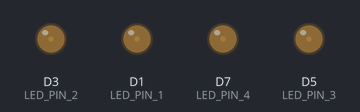
Simulated run of this sketch. Board: ESP8266 (NodeMCU). Parts: output pins drawn as LEDs (lit = HIGH).

Above: at 0.05 s.
At 0.3 s:
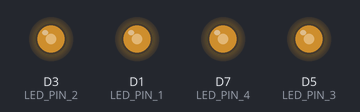
At 0.4 s:
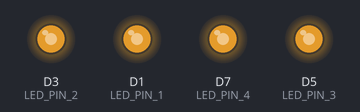
At 2.0 s:
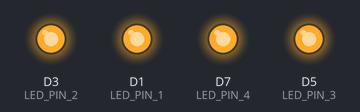
At 3.95 s:
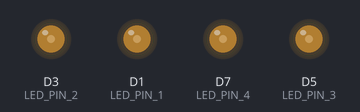
Timing chart, 0 to 5.3 s (numbered marks = the images above):
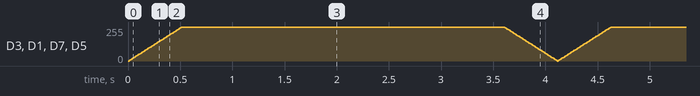

The sketch:

lampu_rotator.ino
```cpp
#define LED_PIN_1 D1 // Pin untuk LED 1
#define LED_PIN_2 D3 // Pin untuk LED 2
#define LED_PIN_3 D5 // Pin untuk LED 3
#define LED_PIN_4 D7 // Pin untuk LED 4

#define FADE_DELAY 10 // Waktu jeda antara setiap iterasi fading (dalam milidetik)
#define MAX_BRIGHTNESS 1023 // Tingkat kecerahan maksimum
#define MIN_BRIGHTNESS 0 // Tingkat kecerahan minimum

void setup() {
  pinMode(LED_PIN_1, OUTPUT);
  pinMode(LED_PIN_2, OUTPUT);
  pinMode(LED_PIN_3, OUTPUT);
  pinMode(LED_PIN_4, OUTPUT);
}

void loop() {
  breathLights(2000); // Waktu siklus pernapasan (dalam milidetik)
}

void breathLights(int cycleTime) {
  int brightness = MIN_BRIGHTNESS;
  int fadeAmount = 5;

  while (true) {
    // Meningkatkan kecerahan
    while (brightness < MAX_BRIGHTNESS) {
      analogWrite(LED_PIN_1, brightness);
      analogWrite(LED_PIN_2, brightness);
      analogWrite(LED_PIN_3, brightness);
      analogWrite(LED_PIN_4, brightness);
      brightness += fadeAmount;
      delay(FADE_DELAY);
    }

    // Mengurangi kecerahan
    while (brightness > MIN_BRIGHTNESS) {
      analogWrite(LED_PIN_1, brightness);
      analogWrite(LED_PIN_2, brightness);
      analogWrite(LED_PIN_3, brightness);
      analogWrite(LED_PIN_4, brightness);
      brightness -= fadeAmount;
      delay(FADE_DELAY);
    }
  }
}
```
